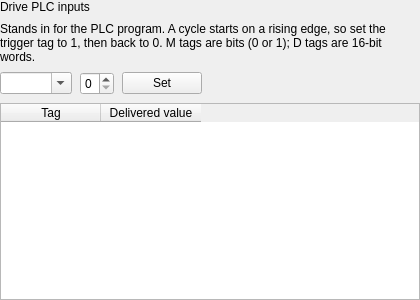
<?xml version="1.0" encoding="UTF-8"?>
<ui version="4.0">
 <class>VirtualPlcInputPanel</class>
 <widget class="QWidget" name="VirtualPlcInputPanel">
  <property name="geometry">
   <rect>
    <x>0</x>
    <y>0</y>
    <width>420</width>
    <height>300</height>
   </rect>
  </property>
  <layout class="QVBoxLayout" name="layout_root">
   <property name="spacing">
    <number>8</number>
   </property>
   <property name="leftMargin">
    <number>0</number>
   </property>
   <property name="topMargin">
    <number>0</number>
   </property>
   <property name="rightMargin">
    <number>0</number>
   </property>
   <property name="bottomMargin">
    <number>0</number>
   </property>
   <item>
    <widget class="QLabel" name="lbl_title">
     <property name="text">
      <string>Drive PLC inputs</string>
     </property>
    </widget>
   </item>
   <item>
    <widget class="QLabel" name="lbl_hint">
     <property name="text">
      <string>Stands in for the PLC program. A cycle starts on a rising edge, so set the trigger tag to 1, then back to 0. M tags are bits (0 or 1); D tags are 16-bit words.</string>
     </property>
     <property name="wordWrap">
      <bool>true</bool>
     </property>
    </widget>
   </item>
   <item>
    <layout class="QHBoxLayout" name="layout_drive">
     <property name="spacing">
      <number>8</number>
     </property>
     <item>
      <widget class="QComboBox" name="cbx_tag">
       <property name="editable">
        <bool>true</bool>
       </property>
       <property name="minimumWidth">
        <number>120</number>
       </property>
      </widget>
     </item>
     <item>
      <widget class="QSpinBox" name="spin_value">
       <property name="minimum">
        <number>0</number>
       </property>
       <property name="maximum">
        <number>1</number>
       </property>
      </widget>
     </item>
     <item>
      <widget class="QPushButton" name="btn_set">
       <property name="text">
        <string>Set</string>
       </property>
      </widget>
     </item>
     <item>
      <spacer name="spacer_drive">
       <property name="orientation">
        <enum>Qt::Horizontal</enum>
       </property>
       <property name="sizeHint" stdset="0">
        <size>
         <width>0</width>
         <height>0</height>
        </size>
       </property>
      </spacer>
     </item>
    </layout>
   </item>
   <item>
    <widget class="QTableWidget" name="tbl_inputs">
     <property name="alternatingRowColors">
      <bool>true</bool>
     </property>
     <property name="selectionMode">
      <enum>QAbstractItemView::NoSelection</enum>
     </property>
     <property name="editTriggers">
      <set>QAbstractItemView::NoEditTriggers</set>
     </property>
     <attribute name="verticalHeaderVisible">
      <bool>false</bool>
     </attribute>
     <column>
      <property name="text">
       <string>Tag</string>
      </property>
     </column>
     <column>
      <property name="text">
       <string>Delivered value</string>
      </property>
     </column>
    </widget>
   </item>
  </layout>
 </widget>
 <resources/>
 <connections/>
</ui>
